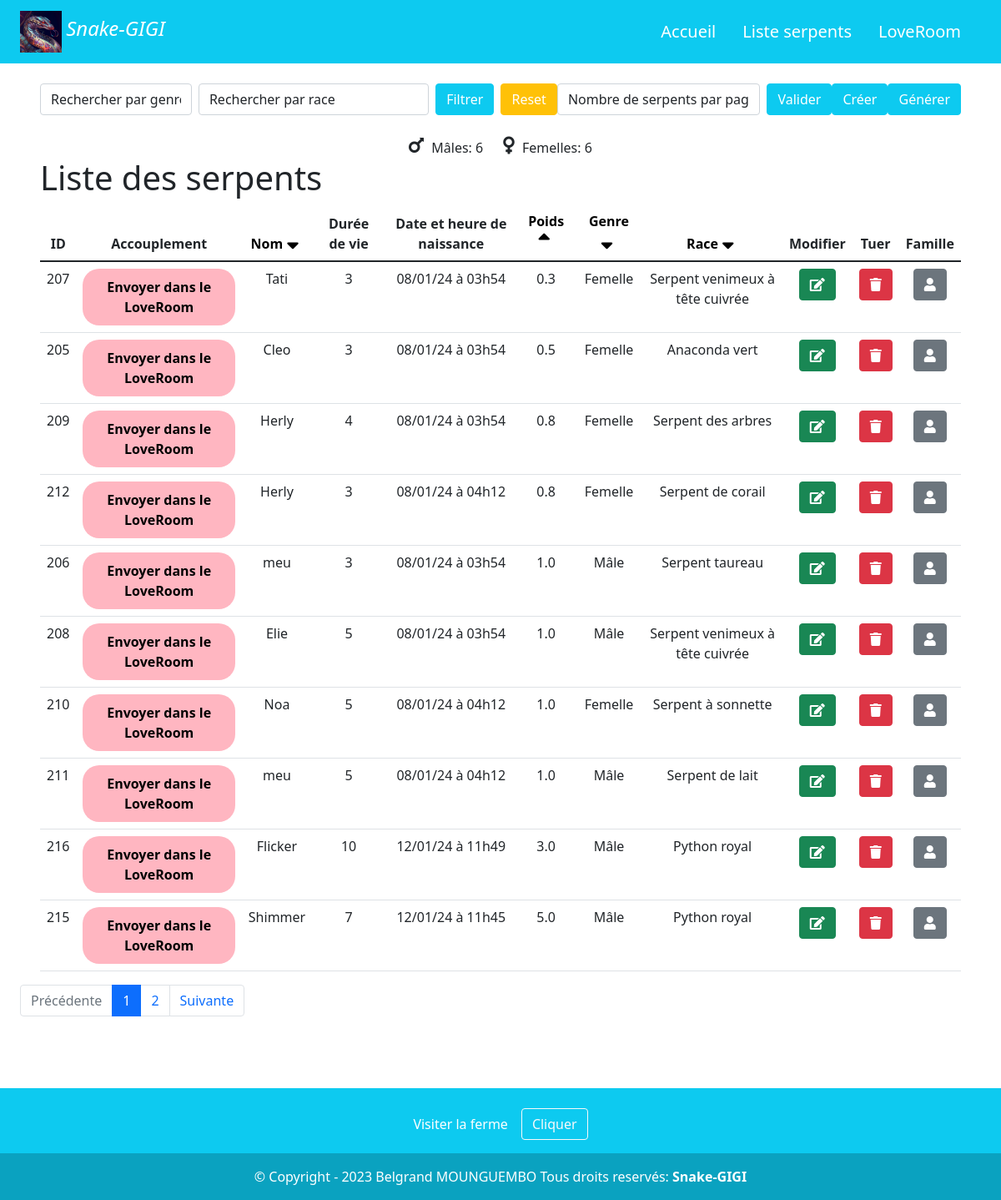
The app's page /index.php?idpage=listSerpents&sort=poids&direction=asc&page=1 with its own data.
### tables this page shows
CREATE TABLE `Serpents` (
  `idSerpents` int(11) NOT NULL,
  `nom` varchar(255) DEFAULT NULL,
  `dureeVie` int(11) NOT NULL,
  `heure_et_date_naissance` datetime NOT NULL,
  `poids` decimal(5,2) NOT NULL,
  `genre` enum('Mâle','Femelle') NOT NULL,
  `idRace` int(11) DEFAULT NULL,
  `idPere` varchar(11) DEFAULT NULL,
  `idMere` varchar(11) DEFAULT NULL,
  `inLoveRoom` tinyint(1) DEFAULT '0',
  `estMort` int(1) DEFAULT NULL
);

CREATE TABLE `Races` (
  `idRace` int(11) NOT NULL,
  `nomRace` varchar(255) DEFAULT NULL
);

### Classes/bdd.class.php (called while the page is built, shortened)
<?php
class BDD {
	private $conn;
	public function __construct($h = 'localhost', $db = 'ElevageSerpents', $u = 'root', $pw = '') {
        $host = "127.0.0.1";
        $port = "8889";
        $dbname = "ElevageSerpents";
        $username = "root";
        $password = "root";
        $socket = "/Applications/MAMP/tmp/mysql/mysql.sock";
        $this->conn = new PDO("mysql:host=$host;port=$port;dbname=$dbname;charset=utf8;unix_socket=$socket", $username, $password);
    }
    public function execReq($sql, $params = []) {
        try {
            $stmt = $this->conn->prepare($sql);
            $stmt->execute($params);
            if (strpos($sql, 'SELECT') === 0) {
                return $stmt->fetchAll();
            }
            return $stmt->rowCount();
        } catch (PDOException $e) {
            echo "Erreur de base de données : " . $e->getMessage();
            return false;
        }
    }
}
?>

### pages/listSerpents.php (the view, shortened to what this page needs)
<?php
require_once('Classes/bdd.class.php');
$bdd = new BDD();
    if (isset($_GET['page']) && !empty($_GET['page'])) {
        $currentPage = (int) strip_tags($_GET['page']);
    } else {
        $currentPage = 1;
    }
    if (!isset($_POST["valider"]) && !isset($_SESSION["parPage"])) {
        $parPage = 10;
    } else if (isset($_POST["valider"])) {
        $parPage = intval($_POST["nbSerpents"]);
        $_SESSION["parPage"] = $parPage;
    } else {
        $parPage = (int)$_SESSION["parPage"];
    }
    $whereConditions = "WHERE (Serpents.inLoveRoom = 0 OR Serpents.inLoveRoom IS NULL)";
    $sql = "SELECT COUNT(*) AS nb_serpents FROM Serpents INNER JOIN Races ON Serpents.idRace = Races.idRace " . $whereConditions;
    $query = $bdd->execReq($sql);
    $res = $query[0];
    $nbSerpents = (int) $res['nb_serpents'];
    $pages = ceil($nbSerpents / $parPage);
    $first = ($currentPage * $parPage) - $parPage;
    $sort = $_GET['sort'] ?? 'idSerpents';
    $direction = $_GET['direction'] ?? 'asc';
    $sortColumn = $sort;
    if ($sort === 'race') {
        $sortColumn = 'Races.nomRace';
    } else if ($sort !== 'idSerpents') {
        $sortColumn = 'Serpents.' . $sort;
    }
    $sql = "SELECT Serpents.*, Races.nomRace
        FROM Serpents
        INNER JOIN Races ON Serpents.idRace = Races.idRace
        " . $whereConditions . "
        ORDER BY " . $sortColumn . " " . $direction . "
        LIMIT " . $first . "," . $parPage;
    $query = $bdd->execReq($sql);
    $serpents = $query;
$sqlMale = "SELECT COUNT(*) AS male_count FROM Serpents WHERE genre = 'Mâle'";
$queryMale = $bdd->execReq($sqlMale);
$maleCount = $queryMale[0]['male_count'];
$sqlFemale = "SELECT COUNT(*) AS female_count FROM Serpents WHERE genre = 'Femelle'";
$queryFemale = $bdd->execReq($sqlFemale);
$femaleCount = $queryFemale[0]['female_count'];
?>
<!DOCTYPE html>
<html lang="en">
<head>
    <link rel="stylesheet" href="https://stackpath.bootstrapcdn.com/bootstrap/5.1.3/css/bootstrap.min.css">
    <link rel="stylesheet" href="https://cdnjs.cloudflare.com/ajax/libs/font-awesome/5.15.1/css/all.min.css">
</head>
<body class="w-100">
    <div class="container-fluid" style="padding-bottom: 70px;">
        <main class="container-fluid  mt-4" >
            <div class="d-flex justify-content-between align-items-end mb-4">
                <form method="POST" class="d-flex">
                    <div class="me-2">
                        <select name="filter_gender" id="filter_gender" class="form-control">
                            <option value="" class="text-gray">Rechercher par genre</option>
                        </select>
                    </div>
                    <div class="me-2">
                        <select name="nameRace" id="idRace" class="form-control">
                            <option value="" class="text-gray">Rechercher par race</option>
                        </select>
                    </div>
                    <div class="me-2">
                        <button type="submit" name="filter" id="filter" class="btn btn-info text-white" style="text-decoration: none;">Filtrer</button>
                    </div>
                    <div>
                        <button type="submit" name="resetFilter" class="btn btn-warning text-white" style="text-decoration: none;">Reset</button>
                    </div>
                </form>
                <div class="d-flex">
                    <form action="" method="POST" class="d-flex">
                        <div class="me-2 text-gray" >
                            <select name="nbSerpents" id="" class="form-control">
                                <option value="" class="text-white">Nombre de serpents par page</option>
                            </select>
                        </div>
                        <button type="submit" name="valider" class="btn btn-info text-white" style="text-decoration: none;">Valider</button>
                    </form>
                </div>
                <div>
                    <a href="index.php?idpage=create" class="btn btn-info text-white" style="text-decoration: none;">Créer</a>
                </div>
                <div>
                    <form action="" method="POST">
                        <button type="submit" name="generateSerpents" class="btn btn-info text-white" style="text-decoration: none;">Générer </button>
                    </form>
                </div>
            </div>
            <div class="serpent-counts text-center">
                <span><i class="fas fa-mars" style="font-size: 24px;"></i> Mâles: <?= $maleCount ?></span>
                <span><i class="fas fa-venus" style="font-size: 24px;"></i> Femelles: <?= $femaleCount ?></span>
            </div>
            <div class="row">
                <section class="col-12">
                    <h1>Liste des serpents</h1>
                    <table class="table">
                        <thead>
                            <th class="text-center">ID</th>
                            <th class="text-center">Accouplement</th>
                            <th class="text-center">
                                <a href="index.php?idpage=listSerpents&sort=nom&direction=<?php echo ($sort == 'nom' && $direction == 'asc') ? 'desc' : 'asc'; ?>&page=<?= $currentPage ?> " style="color: black; text-decoration: none;">
                                    Nom
                                    <i class="fas <?php echo ($sort == 'nom' && $direction == 'asc') ? 'fa-sort-up' : 'fa-sort-down'; ?>"></i>
                                </a>
                            </th>
                            <th class="text-center">Durée de vie</th>
                            <th class="text-center">Date et heure de naissance</th>
                            <th class="text-center">
                                <a href="index.php?idpage=listSerpents&sort=poids&direction=<?php echo ($sort == 'poids' && $direction == 'asc') ? 'desc' : 'asc'; ?>&page=<?= $currentPage ?>" style="color: black; text-decoration: none;">
                                    Poids
                                    <i class="fas <?php echo ($sort == 'poids' && $direction == 'asc') ? 'fa-sort-up' : 'fa-sort-down'; ?>"></i>
                                </a>
                            </th>
                            <th class="text-center">
                                <a href="index.php?idpage=listSerpents&sort=genre&direction=<?php echo ($sort == 'genre' && $direction == 'asc') ? 'desc' : 'asc'; ?>&page=<?= $currentPage ?>" style="color: black; text-decoration: none;">
                                    Genre
                                    <i class="fas <?php echo ($sort == 'genre' && $direction == 'asc') ? 'fa-sort-up' : 'fa-sort-down'; ?>"></i>
                                </a>
                            </th>
                            <th class="text-center">
                                <a href="index.php?idpage=listSerpents&sort=race&direction=<?php echo ($sort == 'race' && $direction == 'asc') ? 'desc' : 'asc'; ?>&page=<?= $currentPage ?>" style="color: black; text-decoration: none;">
                                    Race
                                    <i class="fas <?php echo ($sort == 'race' && $direction == 'asc') ? 'fa-sort-up' : 'fa-sort-down'; ?>"></i>
                                </a>
                            </th>
                            <th class="text-center">Modifier</th>
                            <th class="text-center">Tuer</th>
                            <th class="text-center">Famille</th>
                        </thead>
                        <tbody>
                            <?php
                                foreach ($serpents as $serpent) {
                                $dateNaissance = DateTime::createFromFormat('Y-m-d H:i:s', $serpent['heure_et_date_naissance']);
                                if ($dateNaissance) {
                                    $formattedDate = $dateNaissance->format('d/m/y \à H\hi');
                                } else {
                                    $formattedDate = 'Date inconnue';
                                }
                                echo "<tr>";
                                echo "<td class='text-center'>" . htmlspecialchars($serpent['idSerpents']) . "</td>";
                                echo "<td class='text-center'>" .
                                        "<div>" .
                                        "<form action='index.php?idpage=loveRoom' method='POST'>" .
                                        "<input type='hidden' name='idSerpents' value='" . htmlspecialchars($serpent["idSerpents"]) . "'/>" .
                                        "<button type='submit' class='btn-love' name='inLoveRoom'>Envoyer dans le LoveRoom</button>" .
                                        "</form>" .
                                        "</div>" .
                                    "</td>";
                                echo "<td class='text-center'>" . htmlspecialchars($serpent['nom']) . "</td>";
                                echo "<td class='text-center'>" . htmlspecialchars($serpent['dureeVie']) . "</td>";
                                echo "<td class='text-center'>" . htmlspecialchars($formattedDate) . "</td>";
                                echo "<td class='text-center'>" . number_format($serpent['poids'], 1) . "</td>";
                                echo "<td class='text-center'>" . htmlspecialchars($serpent['genre']) . "</td>";
                                echo "<td class='text-center'>" . htmlspecialchars($serpent['nomRace']) . "</td>";
                                echo "<td class='text-center'>" .
                                        "<form action='index.php?idpage=update&idSerpents=" . htmlspecialchars($serpent['idSerpents']) . "' method='POST'>" .
                                            "<button class='btn btn-success' name='delete' id='btn_edit'> <span class='fa fa-edit'></span></button>" .
                                        "</form>" .
                                     "</td>";
                                echo "<td class='text-center'>" .
                                     "<form action='index.php?idpage=kill&idSerpents=" . htmlspecialchars($serpent['idSerpents']) . "' method='POST' onclick='return confirm(\"Êtes-vous sûr de vouloir tuer ce serpent ?\");'>" .
                                         "<button class='btn btn-danger' id='btn_delete'> <span class='fa fa-trash'></span> </button>" .
                                     "</form>" .
                                    "</td>";
                                echo "<td class='text-center'>" .
                                        "<form action='index.php?idpage=profile&idSerpents=" . htmlspecialchars($serpent['idSerpents']) . "' method='POST'>" .
                                            "<button class='btn btn-secondary'> <span class='fa fa-user'></span></button>" .
                                        "</form>" .
                                    "</td>";
                                echo "</tr>";
                             ?>
                                <?php
                                }
                                ?>
                        </tbody>
                    </table>
                </section>
            </div>
        </main>
        <nav>
            <ul class="pagination">
                <li class="page-item <?= ($currentPage == 1) ? "disabled" : "" ?>">
                    <a href="./?idpage=listSerpents&page=<?= $currentPage - 1 ?>" class="page-link">Précédente</a>
                </li>
                <?php for ($page = 1; $page <= $pages; $page++) : ?>
                    <li class="page-item <?= ($currentPage == $page) ? "active" : "" ?>">
                        <a href="./?idpage=listSerpents&page=<?= $page ?>" class="page-link"><?= $page ?></a>
                    </li>
                <?php endfor ?>
                <li class="page-item <?= ($currentPage == $pages) ? "disabled" : "" ?>">
                    <a href="./?idpage=listSerpents&page=<?= $currentPage + 1 ?>" class="page-link">Suivante</a>
                </li>
            </ul>
        </nav>
    </div>
</body>
</html>

### pages/listSerpents.php (style rules this page uses)
.btn-love { background-color: #ffb6c1; border: none; border-radius: 20px; font-weight: bold; font-size: 16px; padding: 10px 20px; display: flex; align-items: center; justify-content: center; }
.text-gray { color: gray !important; }
a { text-decoration: none !important; }
.text-center { text-align: center; }
.serpent-counts span { margin: 0 10px; }
.fas { font-size: 24px; }
.fas { margin-right: 5px; }

### records on screen
serpents: idSerpents "207", nom "Tati", dureeVie "3", heure_et_date_naissance "08/01/24 à 03h54", poids "0.3", genre "Femelle", idRace.nomRace "Serpent venimeux à tête cuivrée"
serpents: idSerpents "205", nom "Cleo", dureeVie "3", heure_et_date_naissance "08/01/24 à 03h54", poids "0.5", genre "Femelle", idRace.nomRace "Anaconda vert"
serpents: idSerpents "209", nom "Herly", dureeVie "4", heure_et_date_naissance "08/01/24 à 03h54", poids "0.8", genre "Femelle", idRace.nomRace "Serpent des arbres"
serpents: idSerpents "212", nom "Herly", dureeVie "3", heure_et_date_naissance "08/01/24 à 04h12", poids "0.8", genre "Femelle", idRace.nomRace "Serpent de corail"
serpents: idSerpents "206", nom "meu", dureeVie "3", heure_et_date_naissance "08/01/24 à 03h54", poids "1.0", genre "Mâle", idRace.nomRace "Serpent taureau"
serpents: idSerpents "208", nom "Elie", dureeVie "5", heure_et_date_naissance "08/01/24 à 03h54", poids "1.0", genre "Mâle", idRace.nomRace "Serpent venimeux à tête cuivrée"
serpents: idSerpents "210", nom "Noa", dureeVie "5", heure_et_date_naissance "08/01/24 à 04h12", poids "1.0", genre "Femelle", idRace.nomRace "Serpent à sonnette"
serpents: idSerpents "211", nom "meu", dureeVie "5", heure_et_date_naissance "08/01/24 à 04h12", poids "1.0", genre "Mâle", idRace.nomRace "Serpent de lait"
serpents: idSerpents "216", nom "Flicker", dureeVie "10", heure_et_date_naissance "12/01/24 à 11h49", poids "3.0", genre "Mâle", idRace.nomRace "Python royal"
serpents: idSerpents "215", nom "Shimmer", dureeVie "7", heure_et_date_naissance "12/01/24 à 11h45", poids "5.0", genre "Mâle", idRace.nomRace "Python royal"

### other values on screen
$maleCount "6"
$femaleCount "6"
